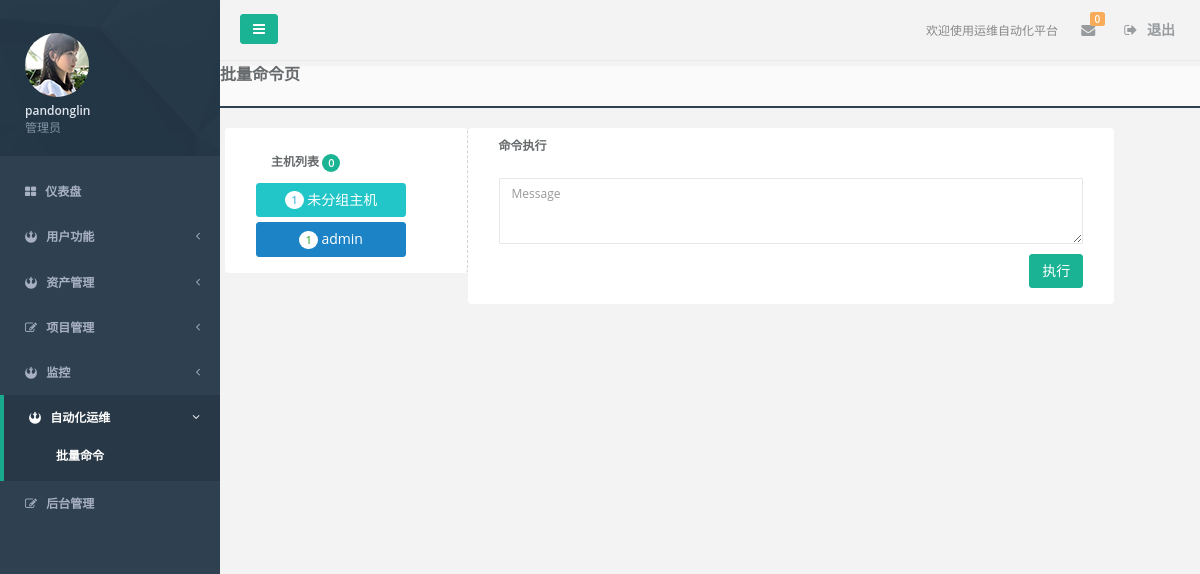
Screenshot of /autoops/multi_cmd/ (signed in) with the database file from the repository.
### accounts/models.py (models this page shows, shortened)
class UserProfile(AbstractBaseUser):
    email = models.EmailField(
        verbose_name='email address',
        max_length=255,
        unique=True,
    )
    is_active = models.BooleanField(default=True)
    is_admin = models.BooleanField(default=False, verbose_name="管理员")
    name = models.CharField(max_length=32, verbose_name="姓名")
    token = models.CharField(max_length=128, blank=True, null=True, verbose_name='用户token')
    user_key = models.CharField(max_length=100, default=RandomCode.random_code(100), verbose_name='用户key')
    department = models.CharField(max_length=32, blank=True, null=True, verbose_name='部门')
    tel = models.CharField(max_length=32, blank=True, null=True, verbose_name='座机')
    mobile = models.CharField(max_length=32, blank=True, null=True,  verbose_name='手机')
    memo = models.TextField(blank=True, null=True, verbose_name='备注')
    USERNAME_FIELD = 'email'
    REQUIRED_FIELDS = ['name']
    objects = UserProfileManager()
    class Meta:
        verbose_name = '用户信息'
        verbose_name_plural = verbose_name

### autoops/models.py (models this page shows, shortened)
class HostGroups(models.Model):
    name = models.CharField(max_length=64, unique=True)
    bind_hosts = models.ManyToManyField('BindHost', blank=True)
    user = models.ManyToManyField(UserProfile)
    memo = models.CharField(max_length=128, blank=True, null=True)
    class Meta:
        verbose_name = "主机组"
        verbose_name_plural = verbose_name

### autoops/views.py (the view)
def multi_cmd(request):
    return render(request, 'autoops/multi_cmd.html')

### templates/autoops/multi_cmd.html (shortened to what this page needs)
{% extends 'base.html' %}
{% block content %}
<div class="content-tabs">
    <h3><strong>批量命令页</strong></h3>
</div>
<div class="wrapper wrapper-content animated fadeInRight">
    <div class="row">
        <div class="panel col-md-3" style="border-right:1px dashed lightgray ">
            <div class="panel-body">
                <div class="panel-heading">
                    <h3 class="panel-title">主机列表
                        <span id="selected_host_count" class="badge badge-primary">0</span>
                    </h3>
                </div>
                <div id="bind_host_list" class="list-group">
                    <div type="button" class="btn btn-info col-lg-10" onclick="ToggleHostList(this)">
                        <span class="badge badge-success">{{ request.user.bindhost_set.count }}</span>
                        未分组主机
                    </div>
                    {% for host_group in request.user.hostgroups_set.select_related %}
                        <div type="button" class="btn btn-success col-lg-10" onclick="ToggleHostList(this)" style="margin-top: 5px;">
                            <span class="badge badge-success">{{ host_group.bind_hosts.select_related.count }}</span>
                            {{ host_group.name }}
                        </div>
                    {% endfor %}
                </div>
            </div>
        </div>
        <div class="panel col-md-8">
            <div class="panel-heading">
                <h3 class="panel-title">命令执行
                </h3>
            </div>
            <div class="panel-body">
             <textarea id="cmd" placeholder="Message" rows="3" class="form-control"></textarea>
                <button  style="margin-top: 10px" onclick="PostTask()" class="btn btn-primary pull-right">执行</button>
            </div>
        </div>
    </div>
</div>
{% endblock %}

### templates/base.html (shortened to what this page needs)
<!DOCTYPE html>
<html lang="en">
<head>
    <link href="/static/css/bootstrap.min.css" rel="stylesheet">
    <link href="/static/css/font-awesome.min.css" rel="stylesheet">
    <link href="/static/css/animate.min.css" rel="stylesheet">
    <link href="/static/css/style.min.css" rel="stylesheet">
</head>
<body class="fixed-sidebar full-height-layout gray-bg" style="overflow:hidden">
    <div id="wrapper">
        <nav class="navbar-default navbar-static-side" role="navigation">
            <div class="sidebar-collapse">
                <ul class="nav" id="side-menu">
                    <li class="nav-header">
                        <div class="dropdown profile-element">
                            <span><img alt="image" class="img-circle" src="/static/img/profile_small.jpg" /></span>
                            <a data-toggle="dropdown" class="dropdown-toggle" href="#">
                                <span class="clear">
                                <span class="block m-t-xs"><strong class="font-bold">{{ request.user.name }}</strong></span>
                                {%  if request.user.is_admin %}
                                    <span class="text-muted text-xs block">管理员</span>
                                {% else %}
                    iframe_host_list.html                <span class="text-muted text-xs block">{{ request.user.department }}</span>
                                 {% endif %}
                                </span>
                            </a>
                        </div>
                    </li>
                    {% include 'nav_left.html' %}
                    <li style="height: 20px;">
                    </li>
                </ul>
            </div>
        </nav>
        <div id="page-wrapper" class="gray-bg dashbard-1">
            {% include 'nav_right.html' %}
            {% block content %}
            {% endblock %}
        </div>
    </div>
</body>
</html>

### rows the page displays
UserProfile: user.name "pandonglin", user.bindhost_set.count "1"
HostGroups: bind_hosts.select_related.count "1", name "admin"
